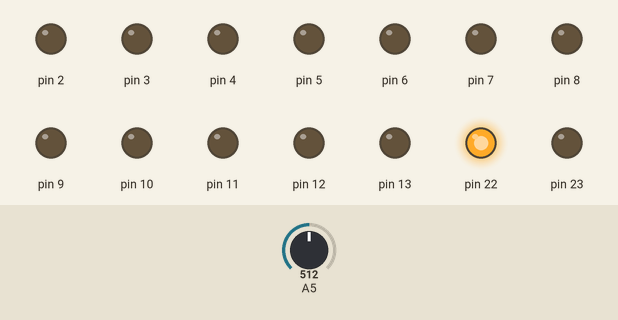
Simulated run of this sketch. Board: Arduino Uno, built with avr-gcc and run on an emulated ATmega328P. Shown: output pins drawn as LEDs (lit = HIGH). The inputs (shaded band) are chosen by the test bench; at power-on: A5 = 512.

Above: at 0.8 s.
0.9 s: A5 set to 327
2.4 s: A5 set to 306
At 3.6 s:
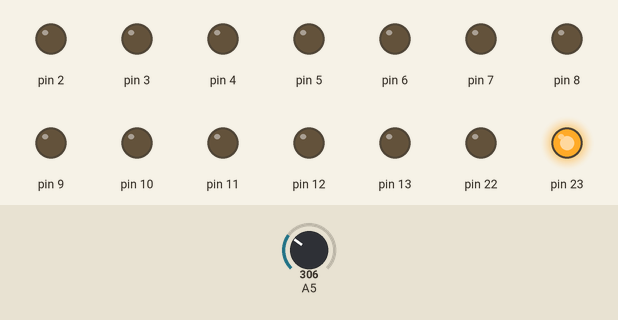
3.9 s: A5 set to 348
At 4.9 s:
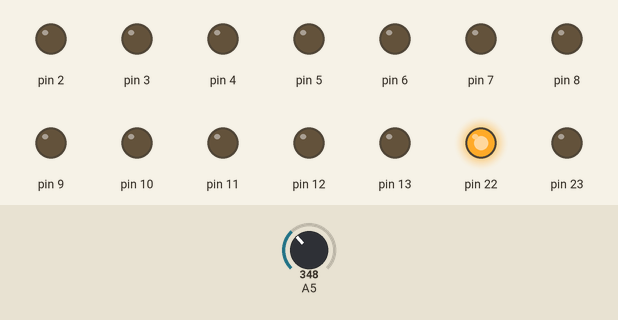
5.4 s: A5 set to 310
At 6.1 s:
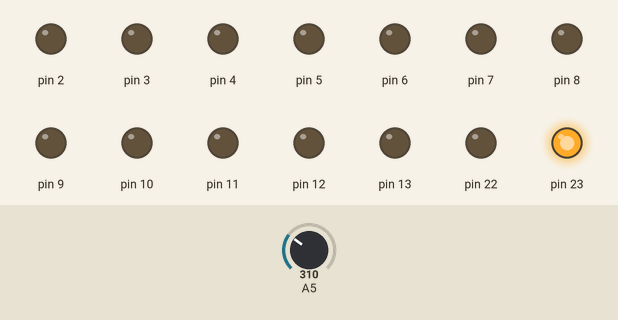
Timing chart, 0 to 7.9 s (numbered marks = the images above; inputs shaded):
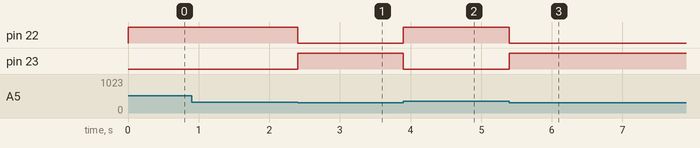

Measured:
- the behaviour switches between 320 and 319 on A5 (found by bisection; images 0 and 1)
- after the input at 0.9 s, every drawn part: stays the same
- after the input at 2.4 s, pin 22: HIGH → LOW at once; pin 23: LOW → HIGH at once
- after the input at 3.9 s, pin 22: LOW → HIGH at once; pin 23: HIGH → LOW at once
- after the input at 5.4 s, pin 22: HIGH → LOW at once; pin 23: LOW → HIGH at once

The sketch:

Exp_22.ino
```cpp
#include<avr/io.h>
#include<util/delay.h>
#define checkbit(x,y)((x)&(y))
#define bitn(p)(0x01<<(p))
int main(void)
{
  int xval,yval,zval;
  DDRD =0xFF;
  DDRB =0xFF;

  Serial.begin(2000000);

  while(1)
{
  ADMUX =0x45;
  ADCSRA =0xC7;
  while(checkbit(ADCSRA,bitn(ADSC)));
  xval =ADCW;

  if(xval > 338)
  {
    PORTB =0b01000000;
    PORTD =0b00000000;
  }
  if(xval < 320)
  {
    PORTB =0b10000000;
    PORTD =0b00000000;
 }
}
}
```
